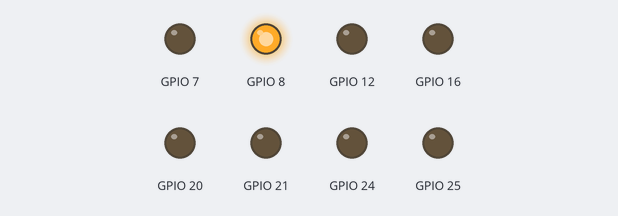
This program was run on a simulated Raspberry Pi (BCM pin numbers). Parts: output pins drawn as LEDs (lit = HIGH).

Above: at 0.2 s.
At 1.2 s:
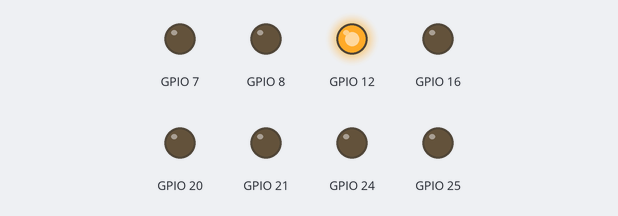
At 1.7 s:
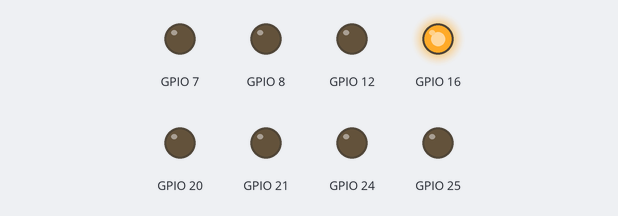
At 2.2 s:
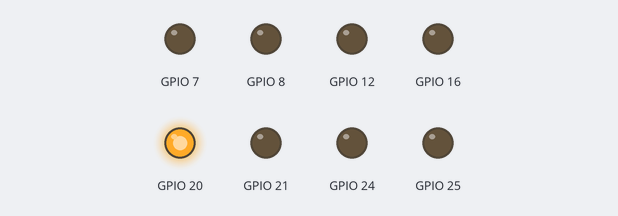
At 3.2 s:
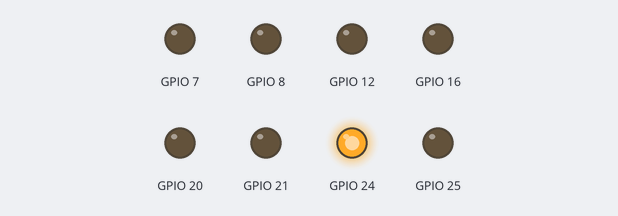
At 4.7 s:
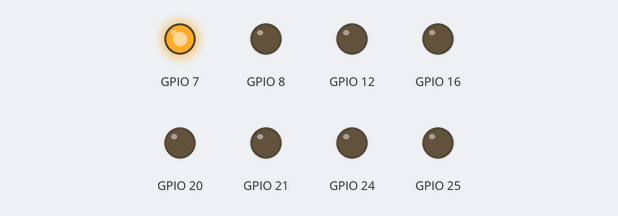
Timing chart, 0 to 5.2 s (numbered marks = the images above):
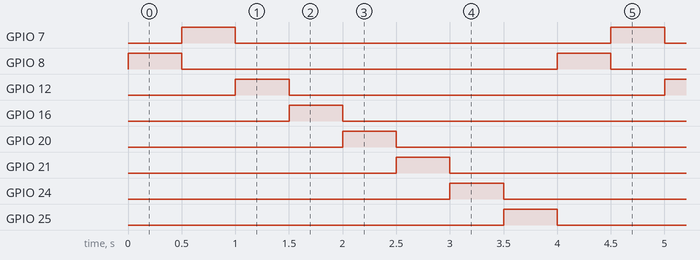

Measured:
- by itself, GPIO 7, GPIO 8, GPIO 12, GPIO 16, GPIO 20, GPIO 21, GPIO 24, GPIO 25: alternates HIGH for 0.50 s and LOW for 3.5 s
- by itself, everything shown: repeats every 4.0 s, in 8 steps

The program:

08_LedChaser.py
```python
import RPi.GPIO as GPIO
import time
GPIO.setmode(GPIO.BCM)
GPIO.setup(7,GPIO.OUT)
GPIO.setup(8,GPIO.OUT)
GPIO.setup(12,GPIO.OUT)
GPIO.setup(16,GPIO.OUT)
GPIO.setup(20,GPIO.OUT)
GPIO.setup(21,GPIO.OUT)
GPIO.setup(24,GPIO.OUT)
GPIO.setup(25,GPIO.OUT)
while True:
    GPIO.output(8,GPIO.HIGH)
    time.sleep(0.5)
    GPIO.output(8,GPIO.LOW)


    GPIO.output(7,GPIO.HIGH)
    time.sleep(0.5)
    GPIO.output(7,GPIO.LOW)


    GPIO.output(12,GPIO.HIGH)
    time.sleep(0.5)
    GPIO.output(12,GPIO.LOW)

    GPIO.output(16,GPIO.HIGH)
    time.sleep(0.5)
    GPIO.output(16,GPIO.LOW)

    GPIO.output(20,GPIO.HIGH)
    time.sleep(0.5)
    GPIO.output(20,GPIO.LOW)

    GPIO.output(21,GPIO.HIGH)
    time.sleep(0.5)
    GPIO.output(21,GPIO.LOW)

    GPIO.output(24,GPIO.HIGH)
    time.sleep(0.5)
    GPIO.output(24,GPIO.LOW)

    GPIO.output(25,GPIO.HIGH)
    time.sleep(0.5)
    GPIO.output(25,GPIO.LOW)
```
